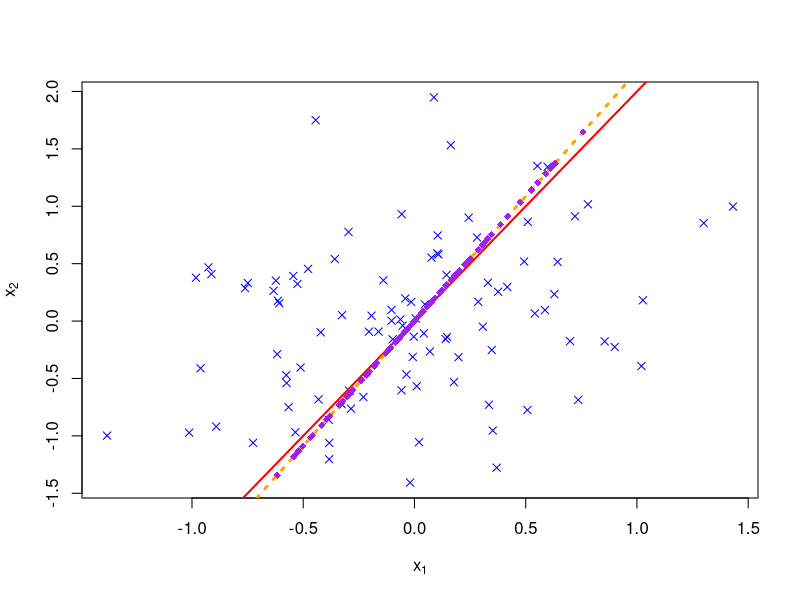

Write R code to recreate this figure.
## 人口データによる確認(二次元)
set.seed(123)
n <- 100 # サンプル数
(a <- c(1,2)/sqrt(5)) # 主成分方向
x <- runif(n, -1, 1) %o% a + rnorm(2*n, sd = 0.5) # 観測データ
## a のスカラー倍に正規乱数が乗った形となっており,
## a 方向に本質的な情報が集約されていることになる
plot(x, pch = 4, col = "blue", xlab = expression(x[1]),
     ylab = expression(x[2])) # 散布図
abline(0, a[2]/a[1],col = "red", lwd = 2)
## 主成分方向に対応する直線を上書き
(res <- prcomp(x)) # 主成分分析
# 第一主成分方向が a に非常に近い(符号は反対)
abline(0, res$rotation[,2]/res$rotation[,1], col = "orange",
      lty = "dotted",lwd = 3)
#  推定された第一主成分方向に対応する直線を上書き
pc1 <- predict(res)[,1] # 第一主成分
points(pc1 %o% res$rotation[,1], pch = 18,col = "purple") # 第一主成分を上書き
# 固有値分解との比較
(out <- eigen(crossprod(scale(x, scale = FALSE)))) # 固有値分解
out$vectors # 符号を除いて主成分負荷量と一致
sqrt(out$values/(n-1)) # 主成分の標準偏差に対応
res$sdev
